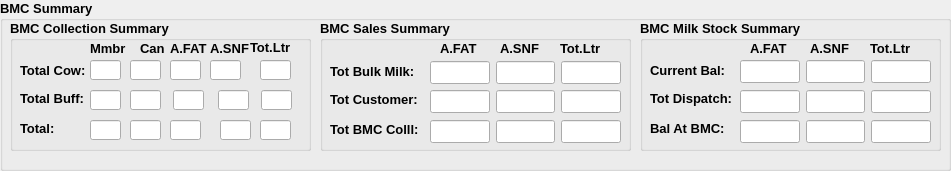
   <widget class="QGroupBox" name="BMC_Summary_gpbox">
    <property name="geometry">
     <rect>
      <x>0</x>
      <y>410</y>
      <width>951</width>
      <height>171</height>
     </rect>
    </property>
    <property name="font">
     <font>
      <pointsize>10</pointsize>
      <weight>75</weight>
      <bold>true</bold>
     </font>
    </property>
    <property name="title">
     <string>BMC Summary</string>
    </property>
    <widget class="QGroupBox" name="BMCCollection_gpbox">
     <property name="geometry">
      <rect>
       <x>10</x>
       <y>20</y>
       <width>301</width>
       <height>131</height>
      </rect>
     </property>
     <property name="font">
      <font>
       <pointsize>10</pointsize>
       <weight>75</weight>
       <bold>true</bold>
      </font>
     </property>
     <property name="styleSheet">
      <string notr="true">QGroupBox{border:2px solid Black;};</string>
     </property>
     <property name="title">
      <string>BMC Collection Summary</string>
     </property>
     <widget class="QLabel" name="Mmbr_lbl">
      <property name="geometry">
       <rect>
        <x>80</x>
        <y>20</y>
        <width>41</width>
        <height>16</height>
       </rect>
      </property>
      <property name="font">
       <font>
        <pointsize>10</pointsize>
        <weight>75</weight>
        <bold>true</bold>
       </font>
      </property>
      <property name="text">
       <string>Mmbr</string>
      </property>
     </widget>
     <widget class="QLabel" name="can_lbl">
      <property name="geometry">
       <rect>
        <x>130</x>
        <y>20</y>
        <width>31</width>
        <height>16</height>
       </rect>
      </property>
      <property name="font">
       <font>
        <pointsize>10</pointsize>
        <weight>75</weight>
        <bold>true</bold>
       </font>
      </property>
      <property name="text">
       <string>Can</string>
      </property>
     </widget>
     <widget class="QLabel" name="AFAT_lbl">
      <property name="geometry">
       <rect>
        <x>160</x>
        <y>20</y>
        <width>41</width>
        <height>16</height>
       </rect>
      </property>
      <property name="font">
       <font>
        <pointsize>10</pointsize>
        <weight>75</weight>
        <bold>true</bold>
       </font>
      </property>
      <property name="text">
       <string>A.FAT</string>
      </property>
     </widget>
     <widget class="QLabel" name="ASNF_lbl">
      <property name="geometry">
       <rect>
        <x>200</x>
        <y>20</y>
        <width>41</width>
        <height>16</height>
       </rect>
      </property>
      <property name="font">
       <font>
        <pointsize>10</pointsize>
        <weight>75</weight>
        <bold>true</bold>
       </font>
      </property>
      <property name="text">
       <string>A.SNF</string>
      </property>
     </widget>
     <widget class="QLabel" name="Tot_Ltr_lbl">
      <property name="geometry">
       <rect>
        <x>240</x>
        <y>19</y>
        <width>51</width>
        <height>16</height>
       </rect>
      </property>
      <property name="font">
       <font>
        <pointsize>10</pointsize>
        <weight>75</weight>
        <bold>true</bold>
       </font>
      </property>
      <property name="text">
       <string>Tot.Ltr</string>
      </property>
     </widget>
     <widget class="QLabel" name="Total_cow_lbl">
      <property name="geometry">
       <rect>
        <x>10</x>
        <y>40</y>
        <width>71</width>
        <height>20</height>
       </rect>
      </property>
      <property name="font">
       <font>
        <pointsize>10</pointsize>
        <weight>75</weight>
        <bold>true</bold>
       </font>
      </property>
      <property name="text">
       <string>Total Cow:</string>
      </property>
     </widget>
     <widget class="QLabel" name="Total_Buff_lbl">
      <property name="geometry">
       <rect>
        <x>10</x>
        <y>70</y>
        <width>71</width>
        <height>16</height>
       </rect>
      </property>
      <property name="font">
       <font>
        <pointsize>10</pointsize>
        <weight>75</weight>
        <bold>true</bold>
       </font>
      </property>
      <property name="text">
       <string>Total Buff:</string>
      </property>
     </widget>
     <widget class="QLabel" name="Total_lbl">
      <property name="geometry">
       <rect>
        <x>10</x>
        <y>100</y>
        <width>41</width>
        <height>16</height>
       </rect>
      </property>
      <property name="font">
       <font>
        <pointsize>10</pointsize>
        <weight>75</weight>
        <bold>true</bold>
       </font>
      </property>
      <property name="text">
       <string>Total:</string>
      </property>
     </widget>
     <widget class="QLineEdit" name="Total1_text">
      <property name="geometry">
       <rect>
        <x>80</x>
        <y>100</y>
        <width>31</width>
        <height>20</height>
       </rect>
      </property>
      <property name="font">
       <font>
        <pointsize>10</pointsize>
       </font>
      </property>
     </widget>
     <widget class="QLineEdit" name="Total2_text">
      <property name="geometry">
       <rect>
        <x>120</x>
        <y>100</y>
        <width>31</width>
        <height>20</height>
       </rect>
      </property>
      <property name="font">
       <font>
        <pointsize>10</pointsize>
       </font>
      </property>
     </widget>
     <widget class="QLineEdit" name="Total4_text">
      <property name="geometry">
       <rect>
        <x>210</x>
        <y>100</y>
        <width>31</width>
        <height>20</height>
       </rect>
      </property>
      <property name="font">
       <font>
        <pointsize>10</pointsize>
       </font>
      </property>
     </widget>
     <widget class="QLineEdit" name="Total5_text">
      <property name="geometry">
       <rect>
        <x>250</x>
        <y>100</y>
        <width>31</width>
        <height>20</height>
       </rect>
      </property>
      <property name="font">
       <font>
        <pointsize>10</pointsize>
       </font>
      </property>
     </widget>
     <widget class="QLineEdit" name="Total_Buff5_text">
      <property name="geometry">
       <rect>
        <x>251</x>
        <y>70</y>
        <width>31</width>
        <height>20</height>
       </rect>
      </property>
      <property name="font">
       <font>
        <pointsize>10</pointsize>
       </font>
      </property>
     </widget>
     <widget class="QLineEdit" name="Total_Buff4_text">
      <property name="geometry">
       <rect>
        <x>208</x>
        <y>70</y>
        <width>31</width>
        <height>20</height>
       </rect>
      </property>
      <property name="font">
       <font>
        <pointsize>10</pointsize>
       </font>
      </property>
     </widget>
     <widget class="QLineEdit" name="Total_Buff3_text">
      <property name="geometry">
       <rect>
        <x>163</x>
        <y>70</y>
        <width>31</width>
        <height>20</height>
       </rect>
      </property>
      <property name="font">
       <font>
        <pointsize>10</pointsize>
       </font>
      </property>
     </widget>
     <widget class="QLineEdit" name="Total_Buff2_text">
      <property name="geometry">
       <rect>
        <x>120</x>
        <y>70</y>
        <width>31</width>
        <height>20</height>
       </rect>
      </property>
      <property name="font">
       <font>
        <pointsize>10</pointsize>
       </font>
      </property>
     </widget>
     <widget class="QLineEdit" name="Total_Buff1_text">
      <property name="geometry">
       <rect>
        <x>80</x>
        <y>70</y>
        <width>31</width>
        <height>20</height>
       </rect>
      </property>
      <property name="font">
       <font>
        <pointsize>10</pointsize>
       </font>
      </property>
     </widget>
     <widget class="QLineEdit" name="Total3_text">
      <property name="geometry">
       <rect>
        <x>160</x>
        <y>100</y>
        <width>31</width>
        <height>20</height>
       </rect>
      </property>
      <property name="font">
       <font>
        <pointsize>10</pointsize>
       </font>
      </property>
     </widget>
     <widget class="QLineEdit" name="Total_cow1_text">
      <property name="geometry">
       <rect>
        <x>80</x>
        <y>40</y>
        <width>31</width>
        <height>20</height>
       </rect>
      </property>
      <property name="font">
       <font>
        <pointsize>10</pointsize>
       </font>
      </property>
     </widget>
     <widget class="QLineEdit" name="Total_cow2_text">
      <property name="geometry">
       <rect>
        <x>120</x>
        <y>40</y>
        <width>31</width>
        <height>20</height>
       </rect>
      </property>
      <property name="font">
       <font>
        <pointsize>10</pointsize>
       </font>
      </property>
     </widget>
     <widget class="QLineEdit" name="Total_cow3_text">
      <property name="geometry">
       <rect>
        <x>160</x>
        <y>40</y>
        <width>31</width>
        <height>20</height>
       </rect>
      </property>
      <property name="font">
       <font>
        <pointsize>10</pointsize>
       </font>
      </property>
     </widget>
     <widget class="QLineEdit" name="Total_cow4_text">
      <property name="geometry">
       <rect>
        <x>200</x>
        <y>40</y>
        <width>31</width>
        <height>20</height>
       </rect>
      </property>
      <property name="font">
       <font>
        <pointsize>10</pointsize>
       </font>
      </property>
     </widget>
     <widget class="QLineEdit" name="Total_cow5_text">
      <property name="geometry">
       <rect>
        <x>250</x>
        <y>40</y>
        <width>31</width>
        <height>20</height>
       </rect>
      </property>
      <property name="font">
       <font>
        <pointsize>10</pointsize>
       </font>
      </property>
     </widget>
    </widget>
    <widget class="QGroupBox" name="BMC_Sales_gpbox">
     <property name="geometry">
      <rect>
       <x>320</x>
       <y>20</y>
       <width>311</width>
       <height>131</height>
      </rect>
     </property>
     <property name="font">
      <font>
       <pointsize>10</pointsize>
       <weight>75</weight>
       <bold>true</bold>
      </font>
     </property>
     <property name="styleSheet">
      <string notr="true">QGroupBox{border:2px solid Black;};</string>
     </property>
     <property name="title">
      <string>BMC Sales Summary</string>
     </property>
     <widget class="QLabel" name="AFAT1_lbl">
      <property name="geometry">
       <rect>
        <x>120</x>
        <y>20</y>
        <width>41</width>
        <height>16</height>
       </rect>
      </property>
      <property name="font">
       <font>
        <pointsize>10</pointsize>
        <weight>75</weight>
        <bold>true</bold>
       </font>
      </property>
      <property name="text">
       <string>A.FAT</string>
      </property>
     </widget>
     <widget class="QLabel" name="Tot_Bulk_mlk_lbl">
      <property name="geometry">
       <rect>
        <x>10</x>
        <y>41</y>
        <width>91</width>
        <height>20</height>
       </rect>
      </property>
      <property name="font">
       <font>
        <pointsize>10</pointsize>
        <weight>75</weight>
        <bold>true</bold>
       </font>
      </property>
      <property name="text">
       <string>Tot Bulk Milk:</string>
      </property>
     </widget>
     <widget class="QWidget" name="layoutWidget_3">
      <property name="geometry">
       <rect>
        <x>110</x>
        <y>70</y>
        <width>191</width>
        <height>24</height>
       </rect>
      </property>
      <layout class="QHBoxLayout" name="horizontalLayout_4">
       <item>
        <widget class="QLineEdit" name="Tot_cust_1_text">
         <property name="font">
          <font>
           <pointsize>10</pointsize>
          </font>
         </property>
        </widget>
       </item>
       <item>
        <widget class="QLineEdit" name="Tot_cust_2_text">
         <property name="font">
          <font>
           <pointsize>10</pointsize>
          </font>
         </property>
        </widget>
       </item>
       <item>
        <widget class="QLineEdit" name="Tot_cust_3_text">
         <property name="font">
          <font>
           <pointsize>10</pointsize>
          </font>
         </property>
        </widget>
       </item>
      </layout>
     </widget>
     <widget class="QLabel" name="Tot_BMC_coll_lbl">
      <property name="geometry">
       <rect>
        <x>10</x>
        <y>101</y>
        <width>91</width>
        <height>16</height>
       </rect>
      </property>
      <property name="font">
       <font>
        <pointsize>10</pointsize>
        <weight>75</weight>
        <bold>true</bold>
       </font>
      </property>
      <property name="text">
       <string>Tot BMC Colll:</string>
      </property>
     </widget>
     <widget class="QLabel" name="ASNF1_lbl">
      <property name="geometry">
       <rect>
        <x>180</x>
        <y>20</y>
        <width>41</width>
        <height>16</height>
       </rect>
      </property>
      <property name="font">
       <font>
        <pointsize>10</pointsize>
        <weight>75</weight>
        <bold>true</bold>
       </font>
      </property>
      <property name="text">
       <string>A.SNF</string>
      </property>
     </widget>
     <widget class="QLabel" name="Tot_cust_lbl">
      <property name="geometry">
       <rect>
        <x>10</x>
        <y>71</y>
        <width>91</width>
        <height>16</height>
       </rect>
      </property>
      <property name="font">
       <font>
        <pointsize>10</pointsize>
        <weight>75</weight>
        <bold>true</bold>
       </font>
      </property>
      <property name="text">
       <string>Tot Customer:</string>
      </property>
     </widget>
     <widget class="QWidget" name="layoutWidget_4">
      <property name="geometry">
       <rect>
        <x>110</x>
        <y>100</y>
        <width>191</width>
        <height>24</height>
       </rect>
      </property>
      <layout class="QHBoxLayout" name="horizontalLayout_5">
       <item>
        <widget class="QLineEdit" name="Tot_BMC_coll_1_text">
         <property name="font">
          <font>
           <pointsize>10</pointsize>
          </font>
         </property>
        </widget>
       </item>
       <item>
        <widget class="QLineEdit" name="Tot_BMC_coll_2_text">
         <property name="font">
          <font>
           <pointsize>10</pointsize>
          </font>
         </property>
        </widget>
       </item>
       <item>
        <widget class="QLineEdit" name="Tot_BMC_coll_3_text">
         <property name="font">
          <font>
           <pointsize>10</pointsize>
          </font>
         </property>
        </widget>
       </item>
      </layout>
     </widget>
     <widget class="QLabel" name="Tot_Ltr1_lbl">
      <property name="geometry">
       <rect>
        <x>240</x>
        <y>20</y>
        <width>51</width>
        <height>16</height>
       </rect>
      </property>
      <property name="font">
       <font>
        <pointsize>10</pointsize>
        <weight>75</weight>
        <bold>true</bold>
       </font>
      </property>
      <property name="text">
       <string>Tot.Ltr</string>
      </property>
     </widget>
     <widget class="QWidget" name="layoutWidget_5">
      <property name="geometry">
       <rect>
        <x>110</x>
        <y>41</y>
        <width>191</width>
        <height>24</height>
       </rect>
      </property>
      <layout class="QHBoxLayout" name="horizontalLayout_6">
       <item>
        <widget class="QLineEdit" name="Total_Bulk_1_text">
         <property name="font">
          <font>
           <pointsize>10</pointsize>
          </font>
         </property>
        </widget>
       </item>
       <item>
        <widget class="QLineEdit" name="Total_Bulk_2_text">
         <property name="font">
          <font>
           <pointsize>10</pointsize>
          </font>
         </property>
        </widget>
       </item>
       <item>
        <widget class="QLineEdit" name="Total_Bulk_3_text">
         <property name="font">
          <font>
           <pointsize>10</pointsize>
          </font>
         </property>
        </widget>
       </item>
      </layout>
     </widget>
    </widget>
    <widget class="QGroupBox" name="ASNF2_lbl">
     <property name="geometry">
      <rect>
       <x>640</x>
       <y>20</y>
       <width>301</width>
       <height>131</height>
      </rect>
     </property>
     <property name="font">
      <font>
       <pointsize>10</pointsize>
       <weight>75</weight>
       <bold>true</bold>
      </font>
     </property>
     <property name="styleSheet">
      <string notr="true">QGroupBox{border:2px solid Black;};</string>
     </property>
     <property name="title">
      <string>BMC Milk Stock Summary</string>
     </property>
     <widget class="QLabel" name="AFAT2_lbl">
      <property name="geometry">
       <rect>
        <x>110</x>
        <y>20</y>
        <width>41</width>
        <height>16</height>
       </rect>
      </property>
      <property name="font">
       <font>
        <pointsize>10</pointsize>
        <weight>75</weight>
        <bold>true</bold>
       </font>
      </property>
      <property name="text">
       <string>A.FAT</string>
      </property>
     </widget>
     <widget class="QLabel" name="Curr_bal_lbl">
      <property name="geometry">
       <rect>
        <x>10</x>
        <y>40</y>
        <width>81</width>
        <height>20</height>
       </rect>
      </property>
      <property name="font">
       <font>
        <pointsize>10</pointsize>
        <weight>75</weight>
        <bold>true</bold>
       </font>
      </property>
      <property name="text">
       <string>Current Bal:</string>
      </property>
     </widget>
     <widget class="QWidget" name="layoutWidget_6">
      <property name="geometry">
       <rect>
        <x>100</x>
        <y>70</y>
        <width>191</width>
        <height>24</height>
       </rect>
      </property>
      <layout class="QHBoxLayout" name="horizontalLayout_7">
       <item>
        <widget class="QLineEdit" name="Tot_Dispatch_1_text">
         <property name="font">
          <font>
           <pointsize>10</pointsize>
          </font>
         </property>
        </widget>
       </item>
       <item>
        <widget class="QLineEdit" name="Tot_Dispatch_2_text">
         <property name="font">
          <font>
           <pointsize>10</pointsize>
          </font>
         </property>
        </widget>
       </item>
       <item>
        <widget class="QLineEdit" name="Tot_Dispatch_2_text_2">
         <property name="font">
          <font>
           <pointsize>10</pointsize>
          </font>
         </property>
        </widget>
       </item>
      </layout>
     </widget>
     <widget class="QLabel" name="Bal_At_BMC_lbl">
      <property name="geometry">
       <rect>
        <x>10</x>
        <y>100</y>
        <width>81</width>
        <height>16</height>
       </rect>
      </property>
      <property name="font">
       <font>
        <pointsize>10</pointsize>
        <weight>75</weight>
        <bold>true</bold>
       </font>
      </property>
      <property name="text">
       <string>Bal At BMC:</string>
      </property>
     </widget>
     <widget class="QLabel" name="label_20">
      <property name="geometry">
       <rect>
        <x>170</x>
        <y>20</y>
        <width>41</width>
        <height>16</height>
       </rect>
      </property>
      <property name="font">
       <font>
        <pointsize>10</pointsize>
        <weight>75</weight>
        <bold>true</bold>
       </font>
      </property>
      <property name="text">
       <string>A.SNF</string>
      </property>
     </widget>
     <widget class="QLabel" name="Tot_Dispatch_lbl">
      <property name="geometry">
       <rect>
        <x>10</x>
        <y>70</y>
        <width>91</width>
        <height>16</height>
       </rect>
      </property>
      <property name="font">
       <font>
        <pointsize>10</pointsize>
        <weight>75</weight>
        <bold>true</bold>
       </font>
      </property>
      <property name="text">
       <string>Tot Dispatch:</string>
      </property>
     </widget>
     <widget class="QWidget" name="layoutWidget_7">
      <property name="geometry">
       <rect>
        <x>100</x>
        <y>100</y>
        <width>191</width>
        <height>24</height>
       </rect>
      </property>
      <layout class="QHBoxLayout" name="horizontalLayout_8">
       <item>
        <widget class="QLineEdit" name="Bal_at_BMC_1_text">
         <property name="font">
          <font>
           <pointsize>10</pointsize>
          </font>
         </property>
        </widget>
       </item>
       <item>
        <widget class="QLineEdit" name="Bal_at_BMC_2_text">
         <property name="font">
          <font>
           <pointsize>10</pointsize>
          </font>
         </property>
        </widget>
       </item>
       <item>
        <widget class="QLineEdit" name="Bal_at_BMC_3_text">
         <property name="font">
          <font>
           <pointsize>10</pointsize>
          </font>
         </property>
        </widget>
       </item>
      </layout>
     </widget>
     <widget class="QLabel" name="Tot_Ltr_lbl_2">
      <property name="geometry">
       <rect>
        <x>230</x>
        <y>20</y>
        <width>51</width>
        <height>16</height>
       </rect>
      </property>
      <property name="font">
       <font>
        <pointsize>10</pointsize>
        <weight>75</weight>
        <bold>true</bold>
       </font>
      </property>
      <property name="text">
       <string>Tot.Ltr</string>
      </property>
     </widget>
     <widget class="QWidget" name="layoutWidget_8">
      <property name="geometry">
       <rect>
        <x>100</x>
        <y>40</y>
        <width>191</width>
        <height>24</height>
       </rect>
      </property>
      <layout class="QHBoxLayout" name="horizontalLayout_9">
       <item>
        <widget class="QLineEdit" name="Current_Bal_1_text">
         <property name="font">
          <font>
           <pointsize>10</pointsize>
          </font>
         </property>
        </widget>
       </item>
       <item>
        <widget class="QLineEdit" name="Current_Bal_2_text">
         <property name="font">
          <font>
           <pointsize>10</pointsize>
          </font>
         </property>
        </widget>
       </item>
       <item>
        <widget class="QLineEdit" name="Current_Bal_3_text">
         <property name="font">
          <font>
           <pointsize>10</pointsize>
          </font>
         </property>
        </widget>
       </item>
      </layout>
     </widget>
    </widget>
   </widget>
